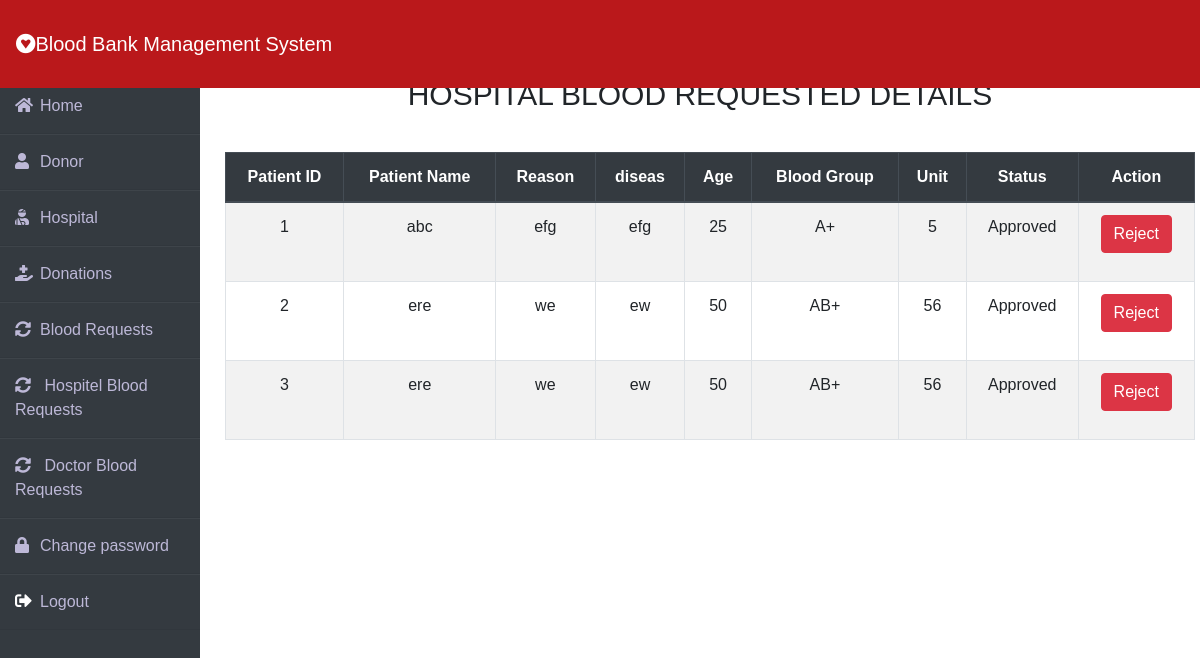
Page /Blood/Hospitalreqestdetails.php (signed in) on the committed database.
### tables this page shows
CREATE TABLE `patient` (
  `paitent_id` int(5) NOT NULL,
  `Hospital_id` int(5) NOT NULL,
  `paitent_name` varchar(30) NOT NULL,
  `paitent_reasion` varchar(30) NOT NULL,
  `paitent_diseas` varchar(30) NOT NULL,
  `paitent_age` int(3) NOT NULL,
  `paitent_blood` varchar(5) NOT NULL,
  `paitent_unit` int(5) NOT NULL,
  `status` varchar(5) NOT NULL
);

### Blood/Hospitalreqestdetails.php (the view, shortened to what this page needs)
<?php
include "Database.php";
?>
<!DOCTYPE html>
<html lang="en">
<head>
    <link rel="stylesheet" href="requestdetail.css">
    <link rel="stylesheet" href="https://cdn.jsdelivr.net/npm/bootstrap@4.6.2/dist/css/bootstrap.min.css"
>
    <link rel="stylesheet" href="https://cdn.jsdelivr.net/npm/bootstrap@4.6.2/dist/css/bootstrap.min.css"
>
    <link rel="stylesheet" href="https://cdnjs.cloudflare.com/ajax/libs/font-awesome/5.14.0/css/all.css">
</head>
<body>
        <?php
         include "Adminnavbar.php";
         ?>
    <br><br>
    <?php
         include "Adminsidenavbar.php";
         ?>
        <div class="main_content">
            <div class="container">
                <h4>HOSPITAL BLOOD REQUESTED DETAILS</h4>
                <table class="table-responsive-lg">
                    <table class=" table table-hover table-bordered table-striped table-hover text-center">
                        <thead class="thead-dark">
                            <th scope="col">Patient ID</th>
                            <th scope="col">Patient Name</th>
                            <th scope="col">Reason</th>
                            <th scope="col">diseas</th>
                            <th scope="col">Age</th>
                            <th scope="col">Blood Group</th>
                            <th scope="col">Unit</th>
                            <th scope="col">Status</th>
                            <th class="text-ceneter">Action</th>
                        </thead>
                        <tbody>
                        <?php
                            $sql = "SELECT * FROM `patient`";
                            $res = $conn->query($sql);
                            if($res->num_rows > 0)
                            {
                                foreach($res as $patient)
                                {
                                    ?>
                                    <tr>
                                         <td><?=   $patient['paitent_id'];?></td>
                                         <td><?=  $patient['paitent_name'];?></td>
                                         <td><?=  $patient['paitent_reasion'];?></td>
                                         <td><?= $patient['paitent_diseas'];?></td>
                                         <td><?= $patient['paitent_age'];?></td>
                                         <td><?=  $patient['paitent_blood'];?></td>
                                         <td><?=  $patient['paitent_unit'];?></td>
                                            <?php
                                            if( $patient['status']==1)
                                            {
                                                echo' <td>Approved</td>';
                                                echo'<td><p> <a class="btn btn-danger" href="Hdeactivate.php?paitent_id='.$patient['paitent_id'].'&status=0">Reject</a></p></td>';
                                            }
                                            elseif($patient['status']==0)
                                            {
                                                echo'<td>pending</td>';
                                                echo'<td><p> <a class="btn btn-danger" href="Hdeactivate.php?paitent_id='.$patient['paitent_id'].'&status=0">Reject</a></p>';
                                                echo'<p> <a class="btn btn-primary" href="Hactivate.php?paitent_id='.$patient['paitent_id'].'&status=1">Approve</a></p></td>';
                                            }
                                            elseif($patient['status']==2)
                                            {
                                                echo'<td>cancelled</td>
                                                <td> <p> <a class="btn btn-primary" href="Hactivate.php?paitent_id='.$patient['paitent_id'].'&status=2">Approve</a></p>
                                                </td>';
                                            }
                                            ?>
                                </tr>
                                <?php
                                }
                            }
                            else
                            {
                                echo"<h5 ><center>No Record Found <center></h5>";
                            }
                            ?>
                        </tbody>
                    </table>
            </div>
        </div>
</body>
</html>

### Blood/Adminnavbar.php
<nav class="navbar navbar-expand-lg navbar-light fixed-top " style="background-color: #ba181b;">
        <a style="color:white;" class="navbar-brand" href="Admindashbord.php"><i class="fab fa-gratipay"></i><font- face = "Comic sans MS" size="4">Blood Bank Management System</a>
    </nav>

### Blood/Adminsidenavbar.php
<div class="wrapper">
        <div class="sidebar">
            <ul>
                <li><a style="text-decoration:none;" href="Admindashbord.php"><i class="fas fa-home"></i>Home</a></li>
                <li><a style="text-decoration:none;" href="Donordetails.php"><i class="fas fa-user"></i>Donor</a></li>
                <li><a style="text-decoration:none;" href="patientdetails.php"><i class="fas fa-user-injured"></i>Hospital</a></li>
                <li><a style="text-decoration:none;" href="Donatebloodrequestdetails.php"><i class="fas fa-hand-holding-medical"></i>Donations</a></li>
                <li><a style="text-decoration:none;" href="BloodRequestDetaails.php"><i class="fas fa-sync-alt"></i>Blood
                        Requests</a></li>
                <li><a style="text-decoration:none;" href="Hospitalreqestdetails.php"><i class="fas fa-sync-alt"></i> Hospitel Blood
                        Requests</a></li>
                <li><a style="text-decoration:none;" href="Doctorbloodrequestdetails.php"><i class="fas fa-sync-alt"></i> Doctor Blood
                        Requests</a></li>
                <li><a style="text-decoration:none;" href="Changepassword.php"><i class="fas fa-lock"></i>Change password</a></li>
                <li><a style="text-decoration:none;" href="logout.php"><i class="fas fa-sign-out-alt"></i>Logout</a></li>
            </ul>
        </div>

### Blood/requestdetail.css (style rules this page uses)
* { margin: 0; padding: 0; box-sizing: border-box; list-style: none; text-decoration: none; font-family: 'Josefin Sans', sans-serif; }
.container .table { margin: 1%; padding: auto; width: 100%; }
body { background-color: #f3f5f9; }
.wrapper { display: flex; position: relative; }
.navbar { width: 100%; height: 11%; }
.wrapper .sidebar { width: 200px; height: 100%; background: #343a40; padding: 30px 0px; position: fixed; }
.wrapper .sidebar ul li { padding: 15px; border-bottom: 1px solid #bdb8d7; border-bottom: 1px solid rgba(0, 0, 0, 0.05); border-top: 1px solid rgba(255, 255, 255, 0.05); }
.wrapper .sidebar ul li a { color: #bdb8d7; display: block; }
.wrapper .sidebar ul li a .fas { width: 25px; }
.wrapper .main_content { width: 90%; margin-left: 200px; }
.fa-sign-out-alt { color: white; font-size: 2ex; }
.container h4 { text-align: center; margin: 3%; font: bold; font-size: 30px; }

### rows in the picture
patient: paitent_id "1", paitent_name "abc", paitent_reasion "efg", paitent_diseas "efg", paitent_age "25", paitent_blood "A+", paitent_unit "5"
patient: paitent_id "2", paitent_name "ere", paitent_reasion "we", paitent_diseas "ew", paitent_age "50", paitent_blood "AB+", paitent_unit "56"
patient: paitent_id "3", paitent_name "ere", paitent_reasion "we", paitent_diseas "ew", paitent_age "50", paitent_blood "AB+", paitent_unit "56"
